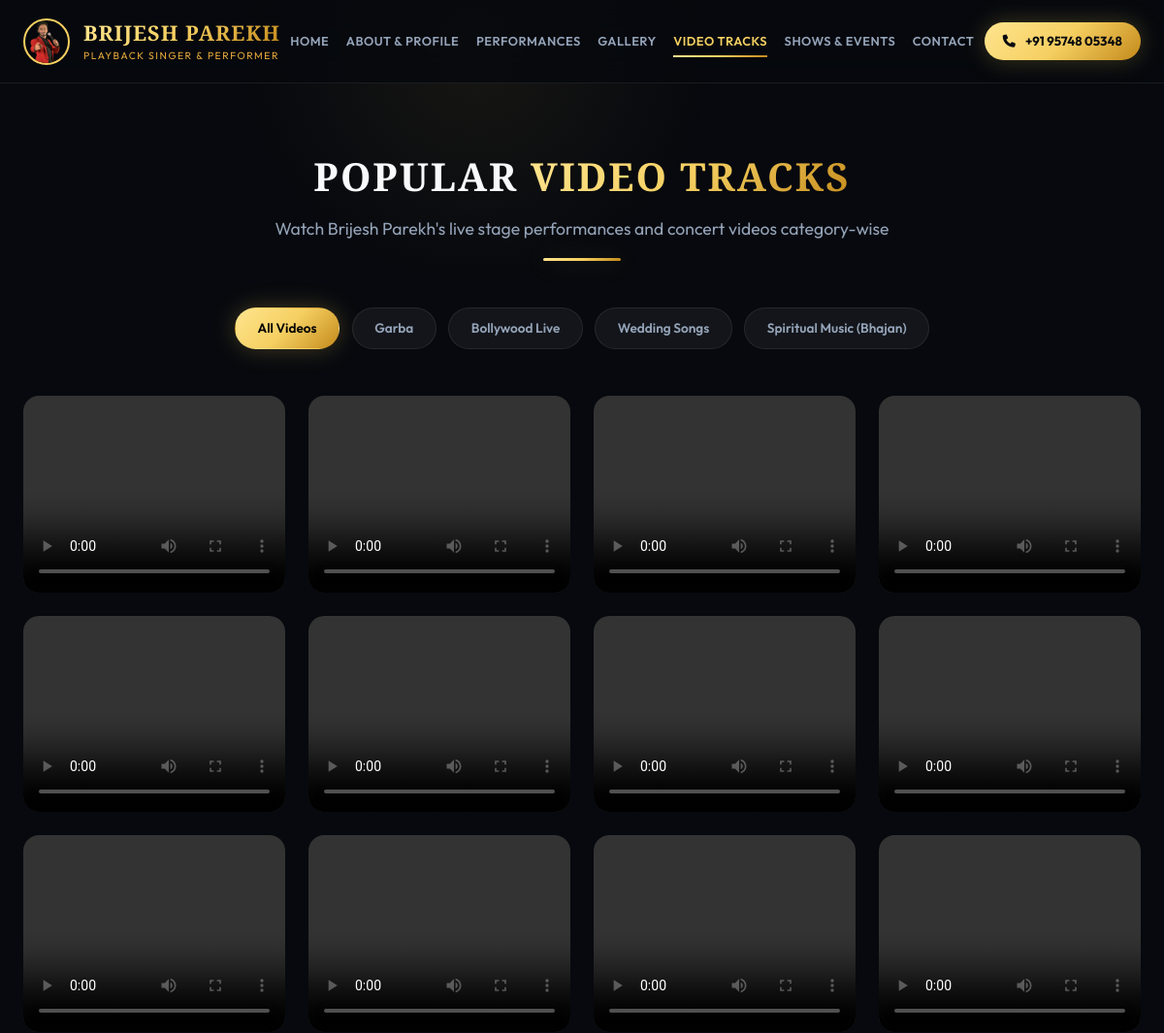
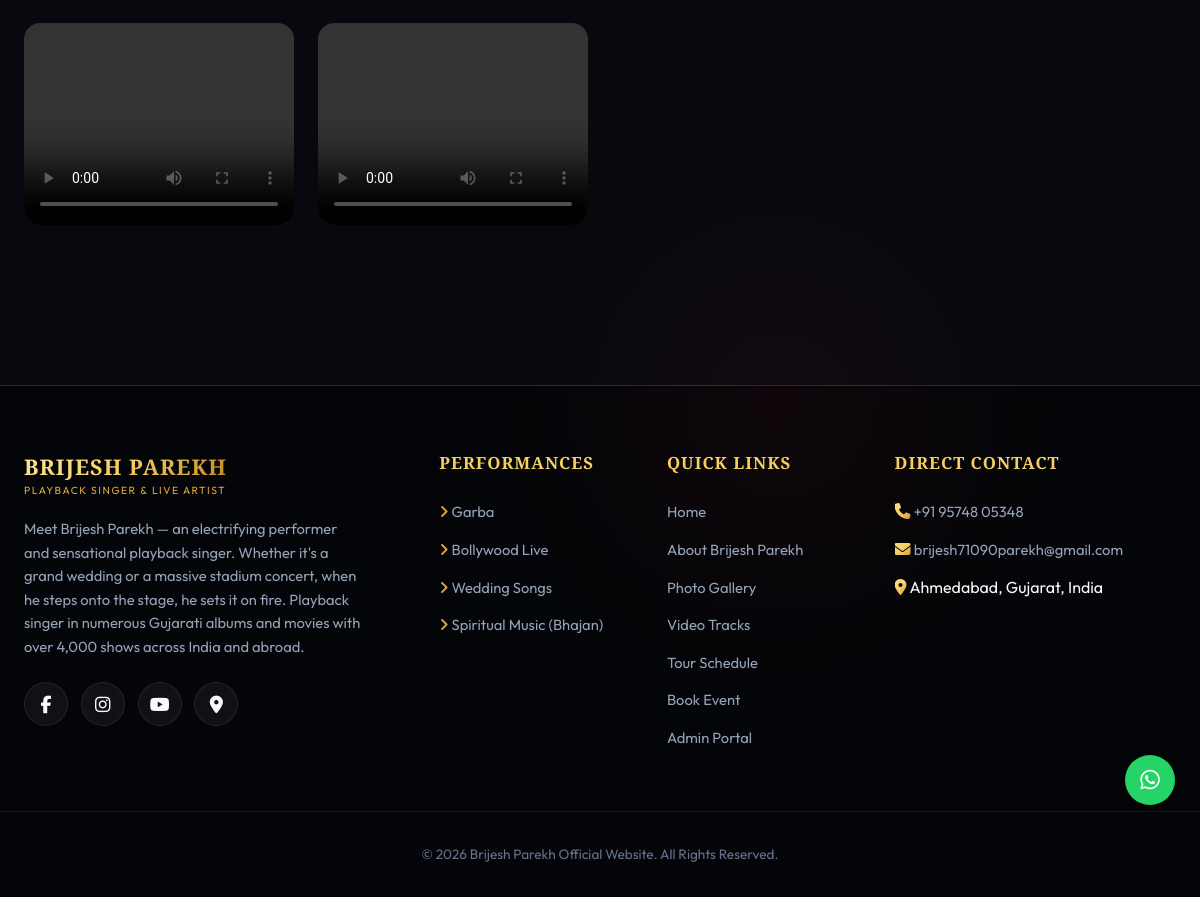
The app's page /music/ with its own data (2 pictures, top to bottom).
### singer_app/models.py (models this page shows, shortened)
class SingerProfile(models.Model):
    name = models.CharField(max_length=100, default="Brijesh Parekh")
    tagline = models.CharField(max_length=200, default="Playback Singer & Electrifying Stage Performer")
    shows_count = models.IntegerField(default=4000, help_text="Total live shows performed")
    countries_count = models.IntegerField(default=15, help_text="Countries performed in")
    years_experience = models.IntegerField(default=20, help_text="Years of professional singing")
    bio_short = models.TextField(default="Let me introduce to a very talented, electrifying performer and sensational singer. Whether it's a wedding or concert, when he steps on the stage he sets it on fire. Playback singer in many Gujarati albums and movies with over 4000 shows in India and abroad.")
    bio_full = models.TextField(default="Brijesh Parekh is one of Gujarat's most celebrated playback singers and dynamic live performers. With over 4,000 successful shows globally across India, USA, UK, West Indies, and Africa, Brijesh Parekh creates magic on stage with high-energy Garba, soulful Lagangeet (wedding songs), nostalgic Bollywood Orchestra, and thrilling DJ nights. Known for his captivating voice, incredible vocal range, and unmatched stage command, he brings life and grandeur to every celebration.")
    phone_primary = models.CharField(max_length=30, default="+91 95748 05348")
    phone_secondary = models.CharField(max_length=30, blank=True, default="")
    email = models.EmailField(default="brijesh71090parekh@gmail.com")
    address = models.CharField(max_length=255, default="Ahmedabad, Gujarat, India")
    facebook_url = models.URLField(default="https://www.facebook.com/brijeshparekhnight?mibextid=LQQJ4d")
    instagram_url = models.URLField(default="https://www.instagram.com/thebrijeshparekh?igsh=amIwamgxbjU0aDFh&utm_source=qr")
    youtube_url = models.URLField(default="https://youtube.com/@brijeshparekhofficial5953?si=E4l35MJxYiL2Pbgt")
    google_maps_url = models.URLField(default="https://maps.app.goo.gl/x4TiHEh2ehnbZqW7A?g_st=com.google.maps.preview.copy")
    hero_video_path = models.CharField(max_length=255, default="V1.MP4")
    class Meta:
        verbose_name = "Singer Profile"
        verbose_name_plural = "Singer Profile"

class PerformanceCategory(models.Model):
    name = models.CharField(max_length=100)
    slug = models.SlugField(unique=True)
    subtitle = models.CharField(max_length=200)
    description = models.TextField()
    cover_image = models.CharField(max_length=255, help_text="Path relative to static folder")
    icon = models.CharField(max_length=100, default="fa-solid fa-music")
    display_order = models.IntegerField(default=0)
    class Meta:
        verbose_name = "Performance Category"
        verbose_name_plural = "Performance Categories"
        ordering = ['display_order', 'id']

class GalleryItem(models.Model):
    title = models.CharField(max_length=150)
    category = models.ForeignKey(PerformanceCategory, on_delete=models.SET_NULL, null=True, blank=True, related_name='gallery_items')
    image_path = models.CharField(max_length=255, help_text="Path relative to static folder e.g. Garba/1.jpg")
    caption = models.CharField(max_length=255, blank=True, null=True)
    is_featured = models.BooleanField(default=False)
    created_at = models.DateTimeField(auto_now_add=True)
    class Meta:
        verbose_name = "Gallery Item"
        verbose_name_plural = "Gallery Media (Photos & Videos)"
        ordering = ['-created_at', '-id']

### singer_app/views.py (the view)
# urls.py: path('music/', views.music_view, name='music'),
def music_view(request):
    categories = PerformanceCategory.objects.all().order_by('display_order', 'id')
    selected_slug = request.GET.get('category', 'all').strip()
    videos_qs = GalleryItem.objects.select_related('category').filter(
        Q(image_path__iendswith='.mp4') | Q(image_path__iendswith='.mov')
    )
    if selected_slug and selected_slug != 'all':
        videos_qs = videos_qs.filter(category__slug=selected_slug)
    return render(request, 'music.html', {
        'videos': videos_qs,
        'categories': categories,
        'selected_category': selected_slug
    })

### singer_app/context_processors.py (called while the page is built)
def profile_context(request):
    try:
        profile = SingerProfile.objects.first()
        if not profile:
            profile, _ = SingerProfile.objects.get_or_create(id=1)
        categories = PerformanceCategory.objects.only(
            'id', 'name', 'slug', 'icon', 'display_order'
        ).order_by('display_order', 'id')
    except Exception:
        profile = None
        categories = []
    return {
        'singer_profile': profile,
        'nav_categories': categories,
    }

### templates/music.html (shortened to what this page needs)
{% extends 'base.html' %}
{% load static %}
{% block content %}
<section class="container" style="padding-top: calc(var(--navbar-height) + 4rem); padding-bottom: 6rem;">
  <div class="section-title">
    <h2>Popular <span class="gold-text">Video Tracks</span></h2>
    <p>Watch Brijesh Parekh's live stage performances and concert videos category-wise</p>
  </div>
  <div class="gallery-filters">
    <a href="{% url 'music' %}" class="filter-btn {% if selected_category == 'all' or not selected_category %}active{% endif %}">All Videos</a>
    {% for cat in categories %}
      <a href="{% url 'music' %}?category={{ cat.slug }}" class="filter-btn {% if selected_category == cat.slug %}active{% endif %}">{{ cat.name }}</a>
    {% endfor %}
  </div>
  <div class="gallery-masonry" style="margin-top: 2rem;">
    {% for video in videos %}
      <div class="gallery-card">
        <video src="{% static video.image_path %}" controls preload="metadata" playsinline style="width: 100%; height: 100%; object-fit: cover; display: block; border-radius: 12px;"></video>
      </div>
    {% empty %}
      <p style="text-align: center; color: var(--text-muted); grid-column: 1/-1;">No videos available yet for this category.</p>
    {% endfor %}
  </div>
</section>
{% endblock %}

### templates/base.html (shortened to what this page needs)
{% load static %}
<!DOCTYPE html>
<html lang="en">
<head>
  <link rel="stylesheet" href="https://cdnjs.cloudflare.com/ajax/libs/font-awesome/6.5.1/css/all.min.css">
  <link rel="stylesheet" href="{% static 'css/style.css' %}">
</head>
<body>
  <header class="navbar-header" id="mainHeader">
    <div class="container nav-container">
      <a href="{% url 'home' %}" class="logo-brand" title="Brijesh Parekh - Home">
        <img src="{% static 'pics/alb61-removebg-preview.png' %}" alt="Brijesh Parekh Singer" onerror="this.onerror=null; this.src='/static/pics/solo3.jpg';" width="48" height="48">
        <div>
          <div class="brand-title gold-text">Brijesh Parekh</div>
          <div class="brand-subtitle">Playback Singer & Performer</div>
        </div>
      </a>
      <nav class="nav-links" id="navMenu">
        <a href="{% url 'home' %}" class="{% if request.resolver_match.url_name == 'home' %}active{% endif %}">Home</a>
        <a href="{% url 'about' %}" class="{% if request.resolver_match.url_name == 'about' or request.resolver_match.url_name == 'profile' %}active{% endif %}">About & Profile</a>
        <a href="{% url 'services' %}" class="{% if request.resolver_match.url_name == 'services' or request.resolver_match.url_name == 'category_detail' %}active{% endif %}">Performances</a>
        <a href="{% url 'gallery' %}" class="{% if request.resolver_match.url_name == 'gallery' %}active{% endif %}">Gallery</a>
        <a href="{% url 'music' %}" class="{% if request.resolver_match.url_name == 'music' %}active{% endif %}">Video Tracks</a>
        <a href="{% url 'events' %}" class="{% if request.resolver_match.url_name == 'events' %}active{% endif %}">Shows & Events</a>
        <a href="{% url 'contact' %}" class="{% if request.resolver_match.url_name == 'contact' %}active{% endif %}">Contact</a>
      </nav>
      <div class="nav-cta">
        <a href="tel:{{ singer_profile.phone_primary }}" class="btn-primary btn-call" title="Call Brijesh Parekh">
          <i class="fa-solid fa-phone"></i> <span>{{ singer_profile.phone_primary }}</span>
        </a>
      </div>
    </div>
  </header>
  <main id="mainContent">
    {% block content %}{% endblock %}
  </main>
  <aside class="floating-actions">
    <a href="https://wa.me/919574805348?text=Hello%20Brijesh%20Parekh%20Team,%20I%20would%20like%20to%20inquire%20about%20booking%20dates%20for%20an%20event." target="_blank" rel="noopener noreferrer" class="float-btn float-whatsapp" title="Chat on WhatsApp" aria-label="Chat on WhatsApp">
      <i class="fa-brands fa-whatsapp"></i>
    </a>
  </aside>
  <footer class="main-footer">
    <div class="container footer-grid">
      <div class="footer-brand">
        <div class="logo-brand">
          <div>
            <div class="brand-title gold-text">Brijesh Parekh</div>
            <div class="brand-subtitle">Playback Singer & Live Artist</div>
          </div>
        </div>
        <p>{{ singer_profile.bio_short }}</p>
        <div class="social-links-flex" style="margin-top: 1.5rem;">
          <a href="{{ singer_profile.facebook_url }}" target="_blank" rel="noopener" class="social-icon-btn" aria-label="Facebook"><i class="fa-brands fa-facebook-f"></i></a>
          <a href="{{ singer_profile.instagram_url }}" target="_blank" rel="noopener" class="social-icon-btn" aria-label="Instagram"><i class="fa-brands fa-instagram"></i></a>
          <a href="{{ singer_profile.youtube_url }}" target="_blank" rel="noopener" class="social-icon-btn" aria-label="YouTube"><i class="fa-brands fa-youtube"></i></a>
          <a href="{{ singer_profile.google_maps_url }}" target="_blank" rel="noopener" class="social-icon-btn" aria-label="Google Maps"><i class="fa-solid fa-location-dot"></i></a>
        </div>
      </div>
      <div class="footer-col">
        <h4>Performances</h4>
        <ul>
          {% for cat in nav_categories %}
            <li><a href="{% url 'category_detail' cat.slug %}"><i class="fa-solid fa-angle-right" style="color: var(--gold-secondary);"></i> {{ cat.name }}</a></li>
          {% endfor %}
        </ul>
      </div>
      <div class="footer-col">
        <h4>Quick Links</h4>
        <ul>
          <li><a href="{% url 'home' %}">Home</a></li>
          <li><a href="{% url 'about' %}">About Brijesh Parekh</a></li>
          <li><a href="{% url 'gallery' %}">Photo Gallery</a></li>
          <li><a href="{% url 'music' %}">Video Tracks</a></li>
          <li><a href="{% url 'events' %}">Tour Schedule</a></li>
          <li><a href="{% url 'contact' %}">Book Event</a></li>
          <li><a href="/admin/" target="_blank">Admin Portal</a></li>
        </ul>
      </div>
      <div class="footer-col">
        <h4>Direct Contact</h4>
        <ul>
          <li><i class="fa-solid fa-phone gold-text"></i> <a href="tel:{{ singer_profile.phone_primary }}">{{ singer_profile.phone_primary }}</a></li>
          <li><i class="fa-solid fa-envelope gold-text"></i> <a href="mailto:{{ singer_profile.email }}">{{ singer_profile.email }}</a></li>
          <li><i class="fa-solid fa-location-dot gold-text"></i> {{ singer_profile.address }}</li>
        </ul>
      </div>
    </div>
    <div class="container footer-bottom">
      <p>&copy; {% now "Y" %} Brijesh Parekh Official Website. All Rights Reserved.</p>
    </div>
  </footer>
</body>
</html>

### records on screen
SingerProfile: phone_primary "+91 95748 05348", bio_short "Meet Brijesh Parekh — an electrifying performer and sensational playback singer. Whether it's a grand wedding or a massive stadium concert, when he steps onto the stage, he sets it on fire. Playback singer in numerous Gujarati albums and movies with over 4,000 shows across India and abroad.", email "brijesh71090parekh@gmail.com", address "Ahmedabad, Gujarat, India"
PerformanceCategory: name "Garba"
PerformanceCategory: name "Bollywood Live"
PerformanceCategory: name "Wedding Songs"
PerformanceCategory: name "Spiritual Music (Bhajan)"
